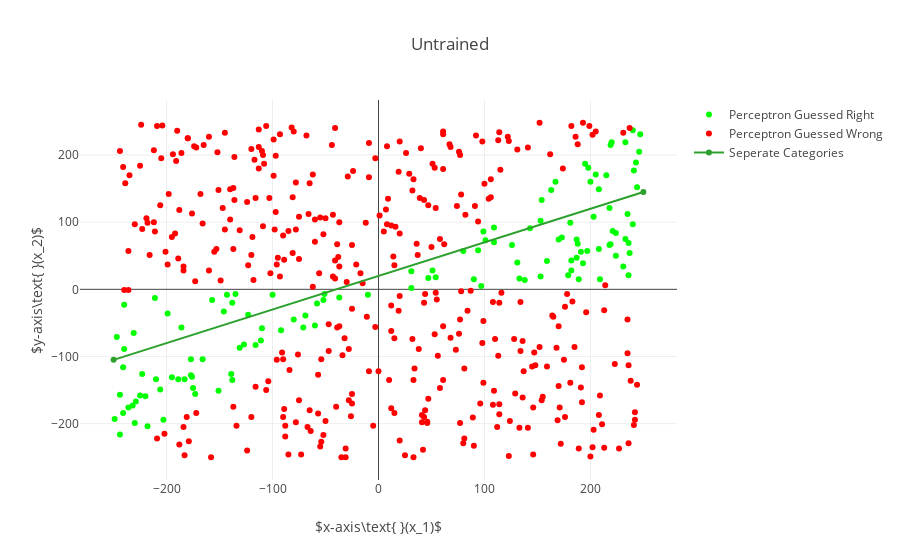

The cell this chart's notebook holds for it:
### Markdown cell above
Now let's create a Perceptron and use it to guess if the points are above the line or below the line

### Code cell
# 
# 1. Using the untrained perceptron, guess if the data points are above or below the line
# 2. Train the perceptron
# 3. Using the trained perceptron, guess if the data points are above or below the line
#
# Note: Green points mean a correct prediction and red points mean an incorrect prediction.
# After the perceptron is trained, all points should be green
#

# Create a Perceptron
numberOfFeatures = 2
learningRate = 0.001
bias = 1
epochs = 100
perceptron = Perceptron(numberOfFeatures, learningRate, bias, epochs)

# Display the Perceptrons' predictions
# The predictions are incorrect because the perceptron hasn't been trained
# 
c = np.empty(shape=(0, 2))
w = np.empty(shape=(0, 2))

for point, label in zip(points, labels):
    guess = perceptron.predict(point)
    
    if guess == label:
        c = np.append(c, np.array([point]), axis=0)
    else:
        w = np.append(w, np.array([point]), axis=0)

correct = go.Scatter(
    x = c[:, [0]].flatten(),
    y = c[:, [1]].flatten(),
    mode = 'markers',
    marker = dict(
        symbol = 'circle',
        color = 'rgb(0, 255, 0)'
    ),
    name = 'Perceptron Guessed Right'   
)

wrong = go.Scatter(
    x = w[:, [0]].flatten(),
    y = w[:, [1]].flatten(),
    mode = 'markers',
    marker = dict(
        symbol = 'circle',
        color = 'rgb(255, 0, 0)'
    ),
    name = 'Perceptron Guessed Wrong'  
)

layout.title = 'Untrained'
fig = go.Figure(data=[correct, wrong, line], layout=layout)
plt.iplot(fig)

### Figure 1 — Plotly figure (JSON) as saved in the notebook; plotly's stock layout.template omitted (floating-point values rounded to 4 significant figures; data arrays with more than 128 entries replaced by an {"elided": "..."} marker saying what was removed)
{"data": [{"marker": {"color": "rgb(0, 255, 0)", "symbol": "circle"}, "mode": "markers", "name": "Perceptron Guessed Right", "type": "scatter", "uid": "5ad92729-2111-4ada-a3c8-c43f3df2d68c", "x": [31, -80, 109, -92, 187, -52, 101, -218, -240, -210, -151, 80, 182, -143, 247, 236, 233, 126, 153, 220, 51, -230, -111, -69, 90, 237, 170, 187, 167, 182, -146, 235, -189, -10, -244, 99, -139, 215, 133, 224, 240, -157, 153, -247, 31, 208, -236, 189, 138, -199, 209, 236, 131, 244, -211, 97, -37, -71, -177, 163, -244, -166, 218, 221, -240, 179, -225, 243, 233, 219, 241, -123, -229, 109, 205, 173, -135, -173, 54, -220, -183, 47, -176, 143, 240, 198, 188, -116, 208, -195, 231, -203, -138, -127, 94, 218, -232, -138, 246, -206, 193, -231, -100, 197, 181, -131, 159, -186, -241, -177, -249, 203, 224, 154, -58, -241, 191, -175, -60, -51, -223, 200, 219, 195, -110], "y": [27, -45, 92, -61, 74, -16, 73, -204, -89, -134, -151, 57, 28, -8, 231, 69, 219, 66, 19, 219, 28, -199, -76, -39, 15, 54, 74, 47, 160, 43, -33, 112, -134, -8, -216, 86, -126, 170, 16, 50, 237, -16, 102, -71, 2, 60, -176, 15, 14, -36, 15, 21, 40, 152, -13, 5, -12, -57, -128, 148, -157, -104, 121, 87, -23, 21, -158, 189, 75, 67, 177, -38, -167, 70, 171, 77, -7, -156, 18, -159, -134, 17, -130, 91, 97, 181, 68, -83, 149, -131, 34, -194, -20, -82, 58, 66, -173, -135, 205, -149, 39, -65, -8, 57, 99, -87, 42, -57, -184, -104, -193, 108, 84, 133, -21, -116, 56, -147, -54, -7, -126, 160, 215, 187, -58]}, {"marker": {"color": "rgb(255, 0, 0)", "symbol": "circle"}, "mode": "markers", "name": "Perceptron Guessed Wrong", "type": "scatter", "uid": "9c073158-6898-4d17-b6a6-1d3fef2d6cbc", "x": {"elided": "375 int values"}, "y": {"elided": "375 int values"}}, {"name": "Seperate Categories", "type": "scatter", "uid": "48d36669-18b3-45c4-8048-59c1bac01456", "x": [-250, 250], "y": [-105, 145]}], "layout": {"autosize": true, "title": {"text": "Untrained"}, "xaxis": {"autorange": true, "range": [-280.4, 280.4], "title": {"text": "$x-axis\\text{ }(x_1)$"}, "type": "linear"}, "yaxis": {"autorange": true, "range": [-285.4, 283.4], "title": {"text": "$y-axis\\text{ }(x_2)$"}, "type": "linear"}}}
